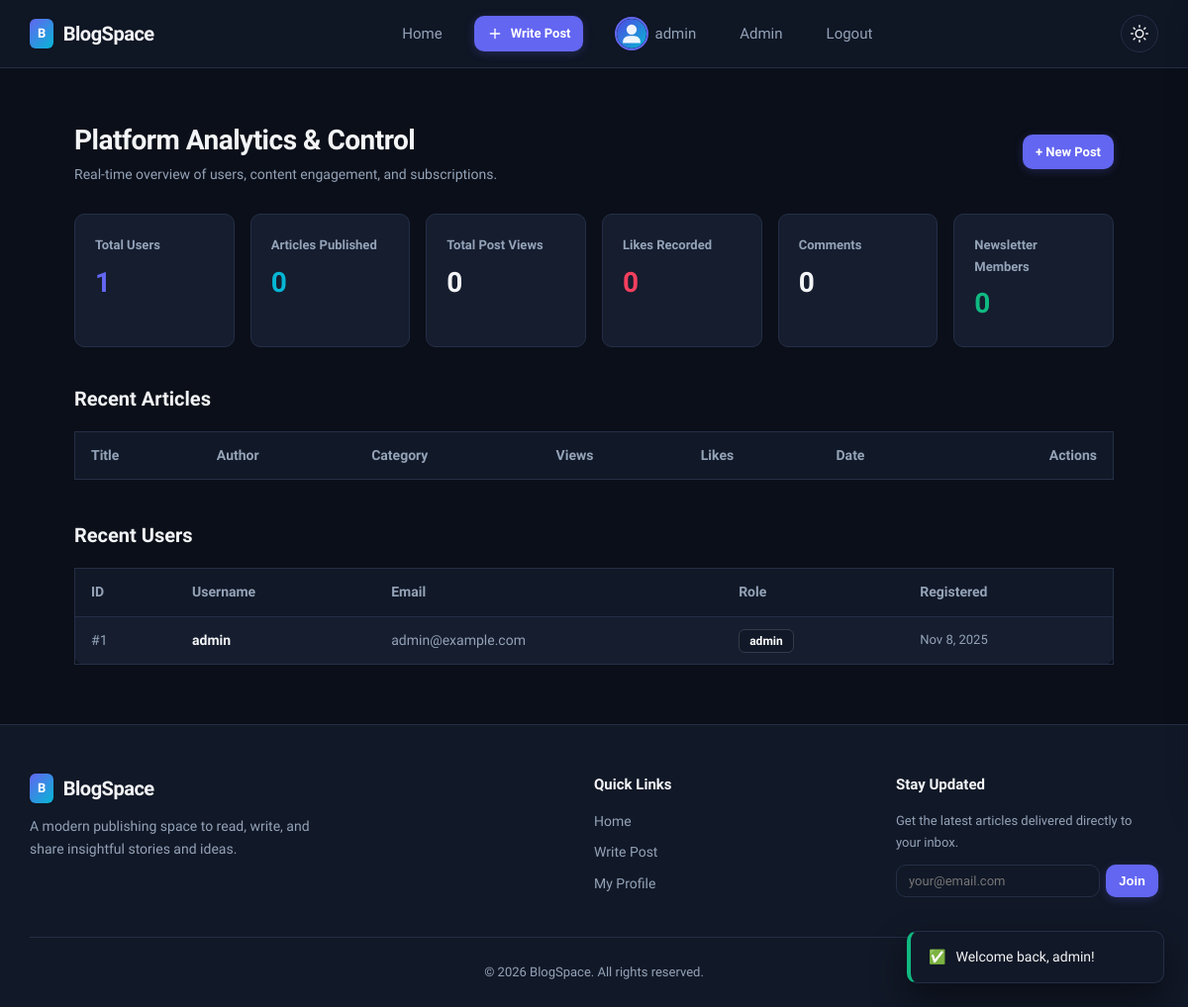
The page /admin/index.php (signed in) on the database its author committed.
### tables this page shows
CREATE TABLE IF NOT EXISTS user (
  id INT AUTO_INCREMENT PRIMARY KEY,
  username VARCHAR(50) NOT NULL UNIQUE,
  email VARCHAR(150) NOT NULL UNIQUE,
  password VARCHAR(255) NOT NULL,
  role VARCHAR(30) DEFAULT 'user',
  profile_image VARCHAR(255) DEFAULT NULL,
  bio TEXT DEFAULT NULL,
  created_at TIMESTAMP DEFAULT CURRENT_TIMESTAMP
);

### admin/index.php (the view, shortened to what this page needs)
<?php
require_once __DIR__ . '/../inc/helpers.php';
$usersCount = (int)$pdo->query('SELECT COUNT(*) FROM `user`')->fetchColumn();
$postsCount = (int)$pdo->query('SELECT COUNT(*) FROM blogPost')->fetchColumn();
$commentsCount = (int)$pdo->query('SELECT COUNT(*) FROM comment')->fetchColumn();
$likesCount = (int)$pdo->query('SELECT COUNT(*) FROM post_like')->fetchColumn();
$subscribersCount = (int)$pdo->query('SELECT COUNT(*) FROM newsletter')->fetchColumn();
$totalViews = (int)$pdo->query('SELECT SUM(views) FROM blogPost')->fetchColumn();
$recentUsers = $pdo->query('
    SELECT id, username, email, role, created_at
    FROM `user`
    ORDER BY created_at DESC
    LIMIT 5
')->fetchAll();
require_once __DIR__ . '/../inc/header.php';
?>
<div class="article-container" style="max-width:1050px;margin-top:20px;">
  <div style="display:flex;align-items:center;justify-content:space-between;margin-bottom:28px;flex-wrap:wrap;gap:12px;">
    <div>
      <h1 style="font-size:28px;font-weight:800;letter-spacing:-0.5px;">Platform Analytics &amp; Control</h1>
      <p style="color:var(--text-muted);font-size:14px;">Real-time overview of users, content engagement, and subscriptions.</p>
    </div>
    <a href="<?php echo BASE_URL; ?>posts/new.php" class="btn btn-primary btn-sm">+ New Post</a>
  </div>
  <div style="display:grid;grid-template-columns:repeat(auto-fit, minmax(160px, 1fr));gap:16px;margin-bottom:36px;">
    <div class="card" style="padding:20px;border:1px solid var(--border);border-radius:var(--radius-md);background:var(--card);">
      <div style="font-size:13px;color:var(--text-muted);font-weight:600;">Total Users</div>
      <div style="font-size:28px;font-weight:800;color:var(--primary);margin-top:4px;"><?php echo $usersCount; ?></div>
    </div>
    <div class="card" style="padding:20px;border:1px solid var(--border);border-radius:var(--radius-md);background:var(--card);">
      <div style="font-size:13px;color:var(--text-muted);font-weight:600;">Articles Published</div>
      <div style="font-size:28px;font-weight:800;color:var(--accent);margin-top:4px;"><?php echo $postsCount; ?></div>
    </div>
    <div class="card" style="padding:20px;border:1px solid var(--border);border-radius:var(--radius-md);background:var(--card);">
      <div style="font-size:13px;color:var(--text-muted);font-weight:600;">Total Post Views</div>
      <div style="font-size:28px;font-weight:800;color:var(--text);margin-top:4px;"><?php echo $totalViews; ?></div>
    </div>
    <div class="card" style="padding:20px;border:1px solid var(--border);border-radius:var(--radius-md);background:var(--card);">
      <div style="font-size:13px;color:var(--text-muted);font-weight:600;">Likes Recorded</div>
      <div style="font-size:28px;font-weight:800;color:var(--danger);margin-top:4px;"><?php echo $likesCount; ?></div>
    </div>
    <div class="card" style="padding:20px;border:1px solid var(--border);border-radius:var(--radius-md);background:var(--card);">
      <div style="font-size:13px;color:var(--text-muted);font-weight:600;">Comments</div>
      <div style="font-size:28px;font-weight:800;color:var(--text);margin-top:4px;"><?php echo $commentsCount; ?></div>
    </div>
    <div class="card" style="padding:20px;border:1px solid var(--border);border-radius:var(--radius-md);background:var(--card);">
      <div style="font-size:13px;color:var(--text-muted);font-weight:600;">Newsletter Members</div>
      <div style="font-size:28px;font-weight:800;color:var(--success);margin-top:4px;"><?php echo $subscribersCount; ?></div>
    </div>
  </div>
  <div style="margin-bottom:40px;">
    <h2 style="font-size:20px;font-weight:700;margin-bottom:16px;">Recent Articles</h2>
    <div style="overflow-x:auto;">
      <table style="width:100%;border-collapse:collapse;background:var(--card);border:1px solid var(--border);border-radius:var(--radius-md);font-size:14px;">
        <thead>
          <tr style="border-bottom:1px solid var(--border);text-align:left;color:var(--text-muted);background:var(--surface);">
            <th style="padding:12px 16px;">Title</th>
            <th style="padding:12px 16px;">Author</th>
            <th style="padding:12px 16px;">Category</th>
            <th style="padding:12px 16px;">Views</th>
            <th style="padding:12px 16px;">Likes</th>
            <th style="padding:12px 16px;">Date</th>
            <th style="padding:12px 16px;text-align:right;">Actions</th>
          </tr>
        </thead>
      </table>
    </div>
  </div>
  <div>
    <h2 style="font-size:20px;font-weight:700;margin-bottom:16px;">Recent Users</h2>
    <div style="overflow-x:auto;">
      <table style="width:100%;border-collapse:collapse;background:var(--card);border:1px solid var(--border);border-radius:var(--radius-md);font-size:14px;">
        <thead>
          <tr style="border-bottom:1px solid var(--border);text-align:left;color:var(--text-muted);background:var(--surface);">
            <th style="padding:12px 16px;">ID</th>
            <th style="padding:12px 16px;">Username</th>
            <th style="padding:12px 16px;">Email</th>
            <th style="padding:12px 16px;">Role</th>
            <th style="padding:12px 16px;">Registered</th>
          </tr>
        </thead>
        <tbody>
          <?php foreach ($recentUsers as $u): ?>
            <tr style="border-bottom:1px solid var(--border);">
              <td style="padding:12px 16px;color:var(--text-muted);">#<?php echo $u['id']; ?></td>
              <td style="padding:12px 16px;font-weight:600;"><?php echo htmlspecialchars($u['username']); ?></td>
              <td style="padding:12px 16px;color:var(--text-muted);"><?php echo htmlspecialchars($u['email']); ?></td>
              <td style="padding:12px 16px;"><span class="card-badge" style="position:static;"><?php echo htmlspecialchars($u['role']); ?></span></td>
              <td style="padding:12px 16px;color:var(--text-muted);font-size:13px;"><?php echo date('M j, Y', strtotime($u['created_at'])); ?></td>
            </tr>
          <?php endforeach; ?>
        </tbody>
      </table>
    </div>
  </div>
</div>
<?php require_once __DIR__ . '/inc/footer.php'; ?>

### assets/css/styles.css (style rules this page uses)
:root { --bg: #0b0f19; --surface: #111827; --surface-hover: #1f2937; --card: #151d2f; --border: #242f47; --border-light: #2d3b59; --text: #f3f4f6; --text-muted: #94a3b8; --primary: #6366f1; --primary-hover: #4f46e5; --primary-glow: rgba(99, 102, 241, 0.25); --accent: #06b6d4; --danger: #f43f5e; --success: #10b981; --radius-sm: 6px; --radius-md: 10px; --radius-lg: 16px; --shadow-sm: 0 2px 8px rgba(0, 0, 0, 0.25); --shadow-md: 0 8px 24px rgba(0, 0, 0, 0.35); --shadow-lg: 0 16px 36px rgba(0, 0, 0, 0.45); --header-bg: rgba(17, 24, 39, 0.85); --code-bg: #0d121f; }
*, *::before, *::after { box-sizing: border-box; margin: 0; padding: 0; }
body { font-family: 'Plus Jakarta Sans', system-ui, -apple-system, sans-serif; background-color: var(--bg); color: var(--text); line-height: 1.65; font-size: 16px; min-height: 100vh; display: flex; flex-direction: column; transition: background-color 0.25s ease, color 0.25s ease; overflow-x: hidden; }
a { color: var(--primary); text-decoration: none; transition: color 0.2s ease; }
.btn { display: inline-flex; align-items: center; justify-content: center; gap: 8px; font-weight: 600; font-size: 14px; padding: 9px 18px; border-radius: var(--radius-md); cursor: pointer; border: 1px solid transparent; transition: all 0.2s ease; text-decoration: none; white-space: nowrap; }
.btn-primary { background: var(--primary); color: #ffffff; box-shadow: 0 2px 10px var(--primary-glow); }
.btn-sm { padding: 6px 12px; font-size: 13px; }
.card-badge { position: absolute; top: 14px; left: 14px; background: rgba(17, 24, 39, 0.75); backdrop-filter: blur(6px); color: #ffffff; padding: 4px 10px; font-size: 12px; font-weight: 600; border-radius: var(--radius-sm); border: 1px solid rgba(255, 255, 255, 0.15); }
.article-container { max-width: 820px; margin: 0 auto; }

### rows shown on the page
user: id "1", username "admin", email "admin@example.com", role "admin", created_at "Nov 8, 2025"

### other values the page prints
SITE_NAME "BlogSpace"
$_SESSION['user']['username'] "admin"
$usersCount "1"
$postsCount "0"
$totalViews "0"
$likesCount "0"
$commentsCount "0"
$subscribersCount "0"
